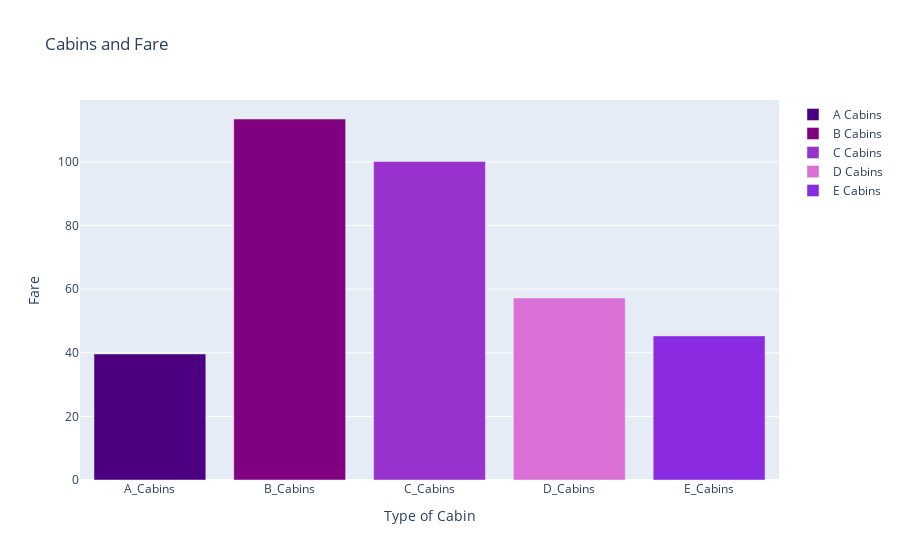

This figure's notebook cell:
### Code cell
A = go.Bar(x=A_cabin["Situation"],
              y=np.array(A_cabin["Fare"].mean()),
              marker={"color":"indigo"},
              name="A Cabins",
              hovertemplate="Percentage %{y:.3f}%")

B = go.Bar(x=B_cabin["Situation"],
              y=np.array(B_cabin["Fare"].mean()),
              marker={"color":"purple"},
              name="B Cabins",
              hovertemplate="Percentage %{y:.3f}%")

C = go.Bar(x=C_cabin["Situation"],
              y=np.array(C_cabin["Fare"].mean()),
              marker={"color":"darkorchid"},
              name="C Cabins",
              hovertemplate="Percentage %{y:.3f}%")

D = go.Bar(x=D_cabin["Situation"],
              y=np.array(D_cabin["Fare"].mean()),
              marker={"color":"orchid"},
              name="D Cabins",
              hovertemplate="Percentage %{y:.3f}%")

E = go.Bar(x=E_cabin["Situation"],
              y=np.array(E_cabin["Fare"].mean()),
              marker={"color":"blueviolet"},
              name="E Cabins",
              hovertemplate="Percentage %{y:.3f}%")

layout = go.Layout(title="Cabins and Fare",
                  xaxis={"title":"Type of Cabin"},
                  yaxis={"title":"Fare"})

fig = go.Figure(data=[A,B,C,D,E], layout=layout)

iplot(fig)

### Figure 1 — Plotly figure (JSON) as saved in the notebook; plotly's stock layout.template omitted (floating-point values rounded to 4 significant figures)
{"data": [{"hovertemplate": "Percentage %{y:.3f}%", "marker": {"color": "indigo"}, "name": "A Cabins", "type": "bar", "x": ["A_Cabins", "A_Cabins", "A_Cabins", "A_Cabins", "A_Cabins", "A_Cabins", "A_Cabins", "A_Cabins", "A_Cabins", "A_Cabins", "A_Cabins", "A_Cabins", "A_Cabins", "A_Cabins", "A_Cabins"], "y": [39.62]}, {"hovertemplate": "Percentage %{y:.3f}%", "marker": {"color": "purple"}, "name": "B Cabins", "type": "bar", "x": ["B_Cabins", "B_Cabins", "B_Cabins", "B_Cabins", "B_Cabins", "B_Cabins", "B_Cabins", "B_Cabins", "B_Cabins", "B_Cabins", "B_Cabins", "B_Cabins", "B_Cabins", "B_Cabins", "B_Cabins", "B_Cabins", "B_Cabins", "B_Cabins", "B_Cabins", "B_Cabins", "B_Cabins", "B_Cabins", "B_Cabins", "B_Cabins", "B_Cabins", "B_Cabins", "B_Cabins", "B_Cabins", "B_Cabins", "B_Cabins", "B_Cabins", "B_Cabins", "B_Cabins", "B_Cabins", "B_Cabins", "B_Cabins", "B_Cabins", "B_Cabins", "B_Cabins", "B_Cabins", "B_Cabins", "B_Cabins", "B_Cabins", "B_Cabins", "B_Cabins", "B_Cabins", "B_Cabins"], "y": [113.5]}, {"hovertemplate": "Percentage %{y:.3f}%", "marker": {"color": "darkorchid"}, "name": "C Cabins", "type": "bar", "x": ["C_Cabins", "C_Cabins", "C_Cabins", "C_Cabins", "C_Cabins", "C_Cabins", "C_Cabins", "C_Cabins", "C_Cabins", "C_Cabins", "C_Cabins", "C_Cabins", "C_Cabins", "C_Cabins", "C_Cabins", "C_Cabins", "C_Cabins", "C_Cabins", "C_Cabins", "C_Cabins", "C_Cabins", "C_Cabins", "C_Cabins", "C_Cabins", "C_Cabins", "C_Cabins", "C_Cabins", "C_Cabins", "C_Cabins", "C_Cabins", "C_Cabins", "C_Cabins", "C_Cabins", "C_Cabins", "C_Cabins", "C_Cabins", "C_Cabins", "C_Cabins", "C_Cabins", "C_Cabins", "C_Cabins", "C_Cabins", "C_Cabins", "C_Cabins", "C_Cabins", "C_Cabins", "C_Cabins", "C_Cabins", "C_Cabins", "C_Cabins", "C_Cabins", "C_Cabins", "C_Cabins", "C_Cabins", "C_Cabins", "C_Cabins", "C_Cabins", "C_Cabins", "C_Cabins"], "y": [100.2]}, {"hovertemplate": "Percentage %{y:.3f}%", "marker": {"color": "orchid"}, "name": "D Cabins", "type": "bar", "x": ["D_Cabins", "D_Cabins", "D_Cabins", "D_Cabins", "D_Cabins", "D_Cabins", "D_Cabins", "D_Cabins", "D_Cabins", "D_Cabins", "D_Cabins", "D_Cabins", "D_Cabins", "D_Cabins", "D_Cabins", "D_Cabins", "D_Cabins", "D_Cabins", "D_Cabins", "D_Cabins", "D_Cabins", "D_Cabins", "D_Cabins", "D_Cabins", "D_Cabins", "D_Cabins", "D_Cabins", "D_Cabins", "D_Cabins", "D_Cabins", "D_Cabins", "D_Cabins", "D_Cabins"], "y": [57.24]}, {"hovertemplate": "Percentage %{y:.3f}%", "marker": {"color": "blueviolet"}, "name": "E Cabins", "type": "bar", "x": ["E_Cabins", "E_Cabins", "E_Cabins", "E_Cabins", "E_Cabins", "E_Cabins", "E_Cabins", "E_Cabins", "E_Cabins", "E_Cabins", "E_Cabins", "E_Cabins", "E_Cabins", "E_Cabins", "E_Cabins", "E_Cabins", "E_Cabins", "E_Cabins", "E_Cabins", "E_Cabins", "E_Cabins", "E_Cabins", "E_Cabins", "E_Cabins", "E_Cabins", "E_Cabins", "E_Cabins", "E_Cabins", "E_Cabins", "E_Cabins", "E_Cabins", "E_Cabins", "E_Cabins"], "y": [45.31]}], "layout": {"title": {"text": "Cabins and Fare"}, "xaxis": {"title": {"text": "Type of Cabin"}}, "yaxis": {"title": {"text": "Fare"}}}}
